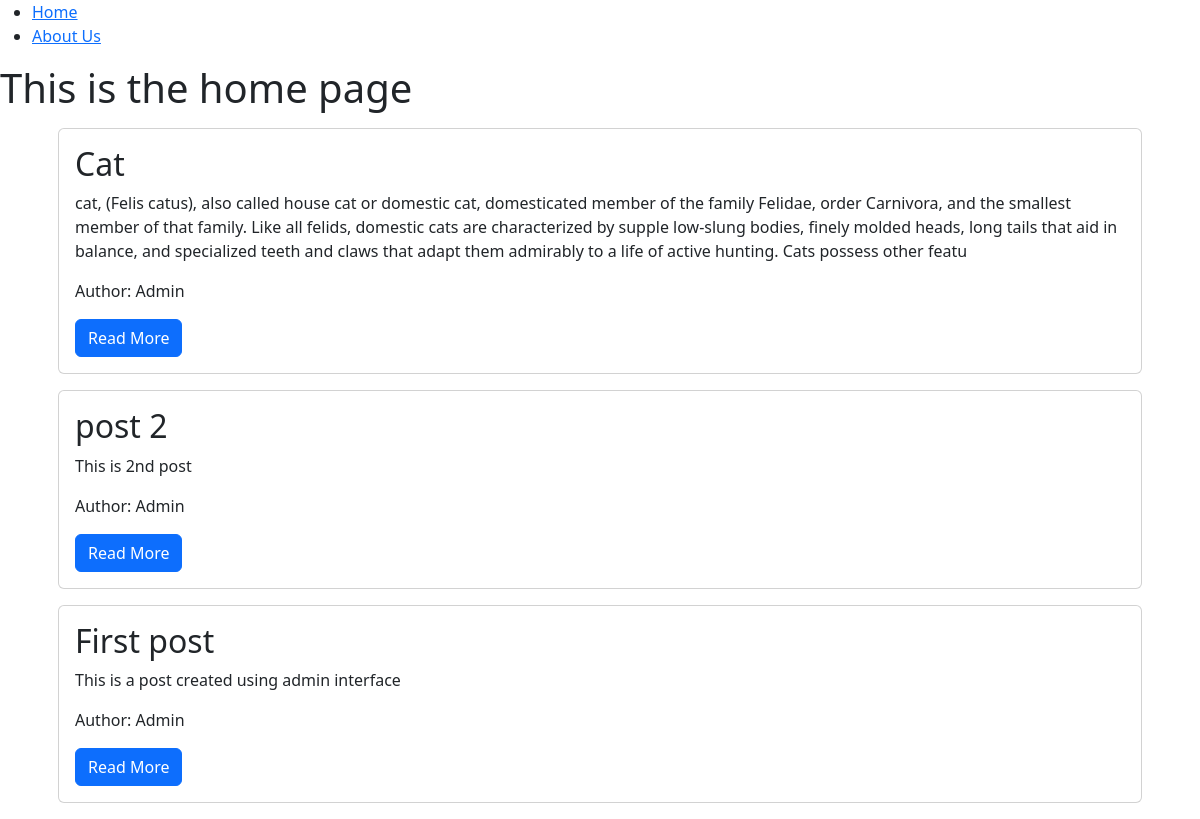
The page / on the database its author committed.
### blog/models.py (models this page shows, shortened)
class Post(models.Model):
    title = models.CharField(max_length=200)
    content = models.TextField()
    date_created = models.DateTimeField(auto_now_add = True)
    slug = models.SlugField(max_length=200, unique=True)
    author = models.ForeignKey(User, on_delete = models.CASCADE)  # Delete posts for user if user deleted
    status = models.IntegerField(choices=STATUS, default=0)

### blog/views.py (the view)
# urls.py: path('', views.HomeView.as_view(), name="home_view"),
class HomeView(ListView):
    template_name = 'blog/index.html'
    queryset = Post.objects.filter(status=1).order_by('-date_created')

### blog/templates/blog/index.html (shortened to what this page needs)
{% extends 'blog/base.html' %}
{% block content %}
<h1>This is the home page</h1>
<div class="container">
    {% for obj in post_list %}
    <div class="card m-3">
        <div class="card-body">
            <h2 class="card-title">
                {{obj.title}}
            </h2>
            <p class="card-text">
                {{obj.content | slice:"400"}}
            </p>
            <p class="card-text">
                Author: {{obj.author | title}}
            </p>
            <a class="btn btn-primary" href="{% url 'blog_view' obj.slug %}">Read More</a>
        </div>
    </div>
    {% endfor %}
</div>
{% endblock content %}

### blog/templates/blog/base.html (shortened to what this page needs)
<!DOCTYPE html>
<html lang="en">
<head>
    <link href="https://cdn.jsdelivr.net/npm/bootstrap@5.2.2/dist/css/bootstrap.min.css" rel="stylesheet"
>
</head>
<body>
    <nav>
        <div>
            <ul>
                <li>
                    <a href="{% url 'home_view' %}">Home</a>
                </li>
                <li>
                    <a href="{% url 'about_view' %}">About Us</a>
                </li>
            </ul>
        </div>
    </nav>
    {% block content %}{% endblock %}
</body>
</html>

### rows shown on the page
Post: title "Cat", content "cat, (Felis catus), also called house cat or domestic cat, domesticated member of the family Felidae, order Carnivora, and the smallest member of that family. Like all felids, domestic cats are characterized by supple low-slung bodies, finely molded heads, long tails that aid in balance, and specialized teeth and claws that adapt them admirably to a life of active hunting. Cats possess other featu", author "Admin"
Post: title "post 2", content "This is 2nd post", author "Admin"
Post: title "First post", content "This is a post created using admin interface", author "Admin"
